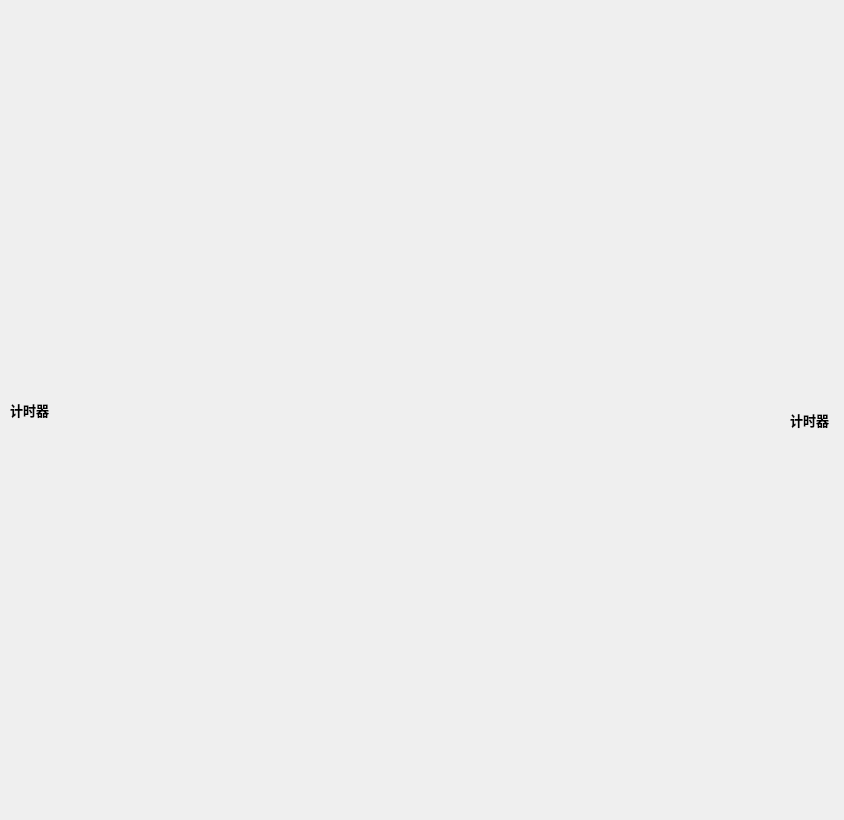
<?xml version="1.0" encoding="UTF-8"?>
<ui version="4.0">
 <class>ChineseChessUI</class>
 <widget class="QWidget" name="ChineseChessUI">
  <property name="geometry">
   <rect>
    <x>0</x>
    <y>0</y>
    <width>844</width>
    <height>820</height>
   </rect>
  </property>
  <property name="minimumSize">
   <size>
    <width>816</width>
    <height>802</height>
   </size>
  </property>
  <property name="windowTitle">
   <string>Form</string>
  </property>
  <property name="autoFillBackground">
   <bool>true</bool>
  </property>
  <property name="styleSheet">
   <string notr="true"/>
  </property>
  <widget class="QWidget" name="CheckerBoard" native="true">
   <property name="geometry">
    <rect>
     <x>9</x>
     <y>9</y>
     <width>822</width>
     <height>802</height>
    </rect>
   </property>
   <property name="styleSheet">
    <string notr="true">border-image: url(:/img/chineseChess/background.png);</string>
   </property>
   <widget class="QLabel" name="label_Jiang">
    <property name="geometry">
     <rect>
      <x>370</x>
      <y>730</y>
      <width>80</width>
      <height>60</height>
     </rect>
    </property>
    <property name="minimumSize">
     <size>
      <width>80</width>
      <height>60</height>
     </size>
    </property>
    <property name="maximumSize">
     <size>
      <width>80</width>
      <height>60</height>
     </size>
    </property>
    <property name="styleSheet">
     <string notr="true">border-image: url(:/img/chineseChess/bjiang.png);</string>
    </property>
    <property name="indent">
     <number>1</number>
    </property>
   </widget>
   <widget class="QLabel" name="label_ShiB2">
    <property name="geometry">
     <rect>
      <x>450</x>
      <y>730</y>
      <width>80</width>
      <height>60</height>
     </rect>
    </property>
    <property name="minimumSize">
     <size>
      <width>80</width>
      <height>60</height>
     </size>
    </property>
    <property name="maximumSize">
     <size>
      <width>80</width>
      <height>60</height>
     </size>
    </property>
    <property name="styleSheet">
     <string notr="true">border-image: url(:/img/chineseChess/bshi.png);</string>
    </property>
    <property name="indent">
     <number>1</number>
    </property>
   </widget>
   <widget class="QLabel" name="label_ZuB3">
    <property name="geometry">
     <rect>
      <x>370</x>
      <y>490</y>
      <width>80</width>
      <height>60</height>
     </rect>
    </property>
    <property name="minimumSize">
     <size>
      <width>80</width>
      <height>60</height>
     </size>
    </property>
    <property name="maximumSize">
     <size>
      <width>80</width>
      <height>60</height>
     </size>
    </property>
    <property name="styleSheet">
     <string notr="true">border-image: url(:/img/chineseChess/bzu.png);</string>
    </property>
    <property name="indent">
     <number>1</number>
    </property>
   </widget>
   <widget class="QLabel" name="label_XiangB2">
    <property name="geometry">
     <rect>
      <x>530</x>
      <y>730</y>
      <width>80</width>
      <height>60</height>
     </rect>
    </property>
    <property name="minimumSize">
     <size>
      <width>80</width>
      <height>60</height>
     </size>
    </property>
    <property name="maximumSize">
     <size>
      <width>80</width>
      <height>60</height>
     </size>
    </property>
    <property name="styleSheet">
     <string notr="true">border-image: url(:/img/chineseChess/bxiang.png);</string>
    </property>
    <property name="indent">
     <number>1</number>
    </property>
   </widget>
   <widget class="QLabel" name="label_ZuB2">
    <property name="geometry">
     <rect>
      <x>210</x>
      <y>490</y>
      <width>80</width>
      <height>60</height>
     </rect>
    </property>
    <property name="minimumSize">
     <size>
      <width>80</width>
      <height>60</height>
     </size>
    </property>
    <property name="maximumSize">
     <size>
      <width>80</width>
      <height>60</height>
     </size>
    </property>
    <property name="styleSheet">
     <string notr="true">border-image: url(:/img/chineseChess/bzu.png);</string>
    </property>
    <property name="indent">
     <number>1</number>
    </property>
   </widget>
   <widget class="QLabel" name="label_ZuB1">
    <property name="geometry">
     <rect>
      <x>50</x>
      <y>490</y>
      <width>80</width>
      <height>60</height>
     </rect>
    </property>
    <property name="minimumSize">
     <size>
      <width>80</width>
      <height>60</height>
     </size>
    </property>
    <property name="maximumSize">
     <size>
      <width>80</width>
      <height>60</height>
     </size>
    </property>
    <property name="styleSheet">
     <string notr="true">border-image: url(:/img/chineseChess/bzu.png);</string>
    </property>
    <property name="indent">
     <number>1</number>
    </property>
   </widget>
   <widget class="QLabel" name="label_CheB1">
    <property name="geometry">
     <rect>
      <x>50</x>
      <y>730</y>
      <width>80</width>
      <height>60</height>
     </rect>
    </property>
    <property name="minimumSize">
     <size>
      <width>80</width>
      <height>60</height>
     </size>
    </property>
    <property name="maximumSize">
     <size>
      <width>80</width>
      <height>60</height>
     </size>
    </property>
    <property name="styleSheet">
     <string notr="true">border-image: url(:/img/chineseChess/bche.png);</string>
    </property>
    <property name="indent">
     <number>1</number>
    </property>
   </widget>
   <widget class="QLabel" name="label_MaB1">
    <property name="geometry">
     <rect>
      <x>130</x>
      <y>730</y>
      <width>80</width>
      <height>60</height>
     </rect>
    </property>
    <property name="minimumSize">
     <size>
      <width>80</width>
      <height>60</height>
     </size>
    </property>
    <property name="maximumSize">
     <size>
      <width>80</width>
      <height>60</height>
     </size>
    </property>
    <property name="styleSheet">
     <string notr="true">border-image: url(:/img/chineseChess/bma.png);</string>
    </property>
    <property name="indent">
     <number>1</number>
    </property>
   </widget>
   <widget class="QLabel" name="label_XiangB1">
    <property name="geometry">
     <rect>
      <x>210</x>
      <y>730</y>
      <width>80</width>
      <height>60</height>
     </rect>
    </property>
    <property name="minimumSize">
     <size>
      <width>80</width>
      <height>60</height>
     </size>
    </property>
    <property name="maximumSize">
     <size>
      <width>80</width>
      <height>60</height>
     </size>
    </property>
    <property name="styleSheet">
     <string notr="true">border-image: url(:/img/chineseChess/bxiang.png);</string>
    </property>
    <property name="indent">
     <number>1</number>
    </property>
   </widget>
   <widget class="QLabel" name="label_ShiB1">
    <property name="geometry">
     <rect>
      <x>290</x>
      <y>730</y>
      <width>80</width>
      <height>60</height>
     </rect>
    </property>
    <property name="minimumSize">
     <size>
      <width>80</width>
      <height>60</height>
     </size>
    </property>
    <property name="maximumSize">
     <size>
      <width>80</width>
      <height>60</height>
     </size>
    </property>
    <property name="styleSheet">
     <string notr="true">border-image: url(:/img/chineseChess/bshi.png);</string>
    </property>
    <property name="indent">
     <number>1</number>
    </property>
   </widget>
   <widget class="QLabel" name="label_ZuB4">
    <property name="geometry">
     <rect>
      <x>530</x>
      <y>490</y>
      <width>80</width>
      <height>60</height>
     </rect>
    </property>
    <property name="minimumSize">
     <size>
      <width>80</width>
      <height>60</height>
     </size>
    </property>
    <property name="maximumSize">
     <size>
      <width>80</width>
      <height>60</height>
     </size>
    </property>
    <property name="styleSheet">
     <string notr="true">border-image: url(:/img/chineseChess/bzu.png);</string>
    </property>
    <property name="indent">
     <number>1</number>
    </property>
   </widget>
   <widget class="QLabel" name="label_PaoB2">
    <property name="geometry">
     <rect>
      <x>610</x>
      <y>570</y>
      <width>80</width>
      <height>60</height>
     </rect>
    </property>
    <property name="minimumSize">
     <size>
      <width>80</width>
      <height>60</height>
     </size>
    </property>
    <property name="maximumSize">
     <size>
      <width>80</width>
      <height>60</height>
     </size>
    </property>
    <property name="styleSheet">
     <string notr="true">border-image: url(:/img/chineseChess/bpao.png);</string>
    </property>
    <property name="indent">
     <number>1</number>
    </property>
   </widget>
   <widget class="QLabel" name="label_CheB2">
    <property name="geometry">
     <rect>
      <x>690</x>
      <y>730</y>
      <width>80</width>
      <height>60</height>
     </rect>
    </property>
    <property name="minimumSize">
     <size>
      <width>80</width>
      <height>60</height>
     </size>
    </property>
    <property name="maximumSize">
     <size>
      <width>80</width>
      <height>60</height>
     </size>
    </property>
    <property name="styleSheet">
     <string notr="true">border-image: url(:/img/chineseChess/bche.png);</string>
    </property>
    <property name="indent">
     <number>1</number>
    </property>
   </widget>
   <widget class="QLabel" name="label_PaoB1">
    <property name="geometry">
     <rect>
      <x>130</x>
      <y>570</y>
      <width>80</width>
      <height>60</height>
     </rect>
    </property>
    <property name="minimumSize">
     <size>
      <width>80</width>
      <height>60</height>
     </size>
    </property>
    <property name="maximumSize">
     <size>
      <width>80</width>
      <height>60</height>
     </size>
    </property>
    <property name="styleSheet">
     <string notr="true">border-image: url(:/img/chineseChess/bpao.png);</string>
    </property>
    <property name="indent">
     <number>1</number>
    </property>
   </widget>
   <widget class="QLabel" name="label_MaB2">
    <property name="geometry">
     <rect>
      <x>610</x>
      <y>730</y>
      <width>80</width>
      <height>60</height>
     </rect>
    </property>
    <property name="minimumSize">
     <size>
      <width>80</width>
      <height>60</height>
     </size>
    </property>
    <property name="maximumSize">
     <size>
      <width>80</width>
      <height>60</height>
     </size>
    </property>
    <property name="styleSheet">
     <string notr="true">border-image: url(:/img/chineseChess/bma.png);</string>
    </property>
    <property name="indent">
     <number>1</number>
    </property>
   </widget>
   <widget class="QLabel" name="label_ZuB5">
    <property name="geometry">
     <rect>
      <x>690</x>
      <y>490</y>
      <width>80</width>
      <height>60</height>
     </rect>
    </property>
    <property name="minimumSize">
     <size>
      <width>80</width>
      <height>60</height>
     </size>
    </property>
    <property name="maximumSize">
     <size>
      <width>80</width>
      <height>60</height>
     </size>
    </property>
    <property name="styleSheet">
     <string notr="true">border-image: url(:/img/chineseChess/bzu.png);</string>
    </property>
    <property name="indent">
     <number>1</number>
    </property>
   </widget>
   <widget class="QLabel" name="label_BingR1">
    <property name="geometry">
     <rect>
      <x>50</x>
      <y>250</y>
      <width>80</width>
      <height>60</height>
     </rect>
    </property>
    <property name="minimumSize">
     <size>
      <width>80</width>
      <height>60</height>
     </size>
    </property>
    <property name="maximumSize">
     <size>
      <width>80</width>
      <height>60</height>
     </size>
    </property>
    <property name="styleSheet">
     <string notr="true">border-image: url(:/img/chineseChess/rbing.png);</string>
    </property>
   </widget>
   <widget class="QLabel" name="label_BingR2">
    <property name="geometry">
     <rect>
      <x>210</x>
      <y>250</y>
      <width>80</width>
      <height>60</height>
     </rect>
    </property>
    <property name="minimumSize">
     <size>
      <width>80</width>
      <height>60</height>
     </size>
    </property>
    <property name="maximumSize">
     <size>
      <width>80</width>
      <height>60</height>
     </size>
    </property>
    <property name="styleSheet">
     <string notr="true">border-image: url(:/img/chineseChess/rbing.png);</string>
    </property>
   </widget>
   <widget class="QLabel" name="label_BingR3">
    <property name="geometry">
     <rect>
      <x>370</x>
      <y>250</y>
      <width>80</width>
      <height>60</height>
     </rect>
    </property>
    <property name="minimumSize">
     <size>
      <width>80</width>
      <height>60</height>
     </size>
    </property>
    <property name="maximumSize">
     <size>
      <width>80</width>
      <height>60</height>
     </size>
    </property>
    <property name="styleSheet">
     <string notr="true">border-image: url(:/img/chineseChess/rbing.png);</string>
    </property>
   </widget>
   <widget class="QLabel" name="label_BingR4">
    <property name="geometry">
     <rect>
      <x>530</x>
      <y>250</y>
      <width>80</width>
      <height>60</height>
     </rect>
    </property>
    <property name="minimumSize">
     <size>
      <width>80</width>
      <height>60</height>
     </size>
    </property>
    <property name="maximumSize">
     <size>
      <width>80</width>
      <height>60</height>
     </size>
    </property>
    <property name="styleSheet">
     <string notr="true">border-image: url(:/img/chineseChess/rbing.png);</string>
    </property>
   </widget>
   <widget class="QLabel" name="label_PaoR2">
    <property name="geometry">
     <rect>
      <x>610</x>
      <y>170</y>
      <width>80</width>
      <height>60</height>
     </rect>
    </property>
    <property name="minimumSize">
     <size>
      <width>80</width>
      <height>60</height>
     </size>
    </property>
    <property name="maximumSize">
     <size>
      <width>80</width>
      <height>60</height>
     </size>
    </property>
    <property name="styleSheet">
     <string notr="true">border-image: url(:/img/chineseChess/rpao.png);</string>
    </property>
   </widget>
   <widget class="QLabel" name="label_BingR5">
    <property name="geometry">
     <rect>
      <x>690</x>
      <y>250</y>
      <width>80</width>
      <height>60</height>
     </rect>
    </property>
    <property name="minimumSize">
     <size>
      <width>80</width>
      <height>60</height>
     </size>
    </property>
    <property name="maximumSize">
     <size>
      <width>80</width>
      <height>60</height>
     </size>
    </property>
    <property name="styleSheet">
     <string notr="true">border-image: url(:/img/chineseChess/rbing.png);</string>
    </property>
   </widget>
   <widget class="QLabel" name="label_PaoR1">
    <property name="geometry">
     <rect>
      <x>130</x>
      <y>170</y>
      <width>80</width>
      <height>60</height>
     </rect>
    </property>
    <property name="minimumSize">
     <size>
      <width>80</width>
      <height>60</height>
     </size>
    </property>
    <property name="maximumSize">
     <size>
      <width>80</width>
      <height>60</height>
     </size>
    </property>
    <property name="styleSheet">
     <string notr="true">border-image: url(:/img/chineseChess/rpao.png);</string>
    </property>
   </widget>
   <widget class="QLabel" name="label_JunR1">
    <property name="geometry">
     <rect>
      <x>50</x>
      <y>10</y>
      <width>80</width>
      <height>60</height>
     </rect>
    </property>
    <property name="minimumSize">
     <size>
      <width>80</width>
      <height>60</height>
     </size>
    </property>
    <property name="maximumSize">
     <size>
      <width>80</width>
      <height>60</height>
     </size>
    </property>
    <property name="styleSheet">
     <string notr="true">border-image: url(:/img/chineseChess/rche.png);</string>
    </property>
   </widget>
   <widget class="QLabel" name="label_JunR2">
    <property name="geometry">
     <rect>
      <x>690</x>
      <y>10</y>
      <width>80</width>
      <height>60</height>
     </rect>
    </property>
    <property name="minimumSize">
     <size>
      <width>80</width>
      <height>60</height>
     </size>
    </property>
    <property name="maximumSize">
     <size>
      <width>80</width>
      <height>60</height>
     </size>
    </property>
    <property name="styleSheet">
     <string notr="true">border-image: url(:/img/chineseChess/rche.png);</string>
    </property>
   </widget>
   <widget class="QLabel" name="label_MaR1">
    <property name="geometry">
     <rect>
      <x>130</x>
      <y>10</y>
      <width>80</width>
      <height>60</height>
     </rect>
    </property>
    <property name="minimumSize">
     <size>
      <width>80</width>
      <height>60</height>
     </size>
    </property>
    <property name="maximumSize">
     <size>
      <width>80</width>
      <height>60</height>
     </size>
    </property>
    <property name="styleSheet">
     <string notr="true">border-image: url(:/img/chineseChess/rma.png);</string>
    </property>
   </widget>
   <widget class="QLabel" name="label_XiangR1">
    <property name="geometry">
     <rect>
      <x>210</x>
      <y>10</y>
      <width>80</width>
      <height>60</height>
     </rect>
    </property>
    <property name="minimumSize">
     <size>
      <width>80</width>
      <height>60</height>
     </size>
    </property>
    <property name="maximumSize">
     <size>
      <width>80</width>
      <height>60</height>
     </size>
    </property>
    <property name="styleSheet">
     <string notr="true">border-image: url(:/img/chineseChess/rxiang.png);</string>
    </property>
   </widget>
   <widget class="QLabel" name="label_MaR2">
    <property name="geometry">
     <rect>
      <x>610</x>
      <y>10</y>
      <width>80</width>
      <height>60</height>
     </rect>
    </property>
    <property name="minimumSize">
     <size>
      <width>80</width>
      <height>60</height>
     </size>
    </property>
    <property name="maximumSize">
     <size>
      <width>80</width>
      <height>60</height>
     </size>
    </property>
    <property name="styleSheet">
     <string notr="true">border-image: url(:/img/chineseChess/rma.png);</string>
    </property>
   </widget>
   <widget class="QLabel" name="label_XiangR2">
    <property name="geometry">
     <rect>
      <x>530</x>
      <y>10</y>
      <width>80</width>
      <height>60</height>
     </rect>
    </property>
    <property name="minimumSize">
     <size>
      <width>80</width>
      <height>60</height>
     </size>
    </property>
    <property name="maximumSize">
     <size>
      <width>80</width>
      <height>60</height>
     </size>
    </property>
    <property name="styleSheet">
     <string notr="true">border-image: url(:/img/chineseChess/rxiang.png);</string>
    </property>
   </widget>
   <widget class="QLabel" name="label_ShiR1">
    <property name="geometry">
     <rect>
      <x>290</x>
      <y>10</y>
      <width>80</width>
      <height>60</height>
     </rect>
    </property>
    <property name="minimumSize">
     <size>
      <width>80</width>
      <height>60</height>
     </size>
    </property>
    <property name="maximumSize">
     <size>
      <width>80</width>
      <height>60</height>
     </size>
    </property>
    <property name="styleSheet">
     <string notr="true">border-image: url(:/img/chineseChess/rshi.png);</string>
    </property>
   </widget>
   <widget class="QLabel" name="label_ShiR2">
    <property name="geometry">
     <rect>
      <x>450</x>
      <y>10</y>
      <width>80</width>
      <height>60</height>
     </rect>
    </property>
    <property name="minimumSize">
     <size>
      <width>80</width>
      <height>60</height>
     </size>
    </property>
    <property name="maximumSize">
     <size>
      <width>80</width>
      <height>60</height>
     </size>
    </property>
    <property name="styleSheet">
     <string notr="true">border-image: url(:/img/chineseChess/rshi.png);</string>
    </property>
   </widget>
   <widget class="QLabel" name="label_Shuai">
    <property name="geometry">
     <rect>
      <x>370</x>
      <y>10</y>
      <width>80</width>
      <height>60</height>
     </rect>
    </property>
    <property name="minimumSize">
     <size>
      <width>80</width>
      <height>60</height>
     </size>
    </property>
    <property name="maximumSize">
     <size>
      <width>80</width>
      <height>60</height>
     </size>
    </property>
    <property name="styleSheet">
     <string notr="true">border-image: url(:/img/chineseChess/icon.png);</string>
    </property>
   </widget>
   <widget class="QLabel" name="label_RTime">
    <property name="geometry">
     <rect>
      <x>0</x>
      <y>380</y>
      <width>41</width>
      <height>41</height>
     </rect>
    </property>
    <property name="font">
     <font>
      <family>Microsoft PhagsPa</family>
      <pointsize>10</pointsize>
      <weight>75</weight>
      <bold>true</bold>
     </font>
    </property>
    <property name="styleSheet">
     <string notr="true">border-image: url(:/img/chineseChess/timeBG.png);</string>
    </property>
    <property name="text">
     <string>计时器</string>
    </property>
    <property name="scaledContents">
     <bool>true</bool>
    </property>
    <property name="alignment">
     <set>Qt::AlignCenter</set>
    </property>
    <property name="indent">
     <number>4</number>
    </property>
   </widget>
   <widget class="QLabel" name="label_BTime">
    <property name="geometry">
     <rect>
      <x>780</x>
      <y>390</y>
      <width>41</width>
      <height>41</height>
     </rect>
    </property>
    <property name="font">
     <font>
      <family>Microsoft PhagsPa</family>
      <pointsize>10</pointsize>
      <weight>75</weight>
      <bold>true</bold>
     </font>
    </property>
    <property name="styleSheet">
     <string notr="true">border-image: url(:/img/chineseChess/timeBG.png);</string>
    </property>
    <property name="text">
     <string>计时器</string>
    </property>
    <property name="scaledContents">
     <bool>true</bool>
    </property>
    <property name="alignment">
     <set>Qt::AlignCenter</set>
    </property>
    <property name="indent">
     <number>4</number>
    </property>
   </widget>
  </widget>
 </widget>
 <resources/>
 <connections/>
</ui>
